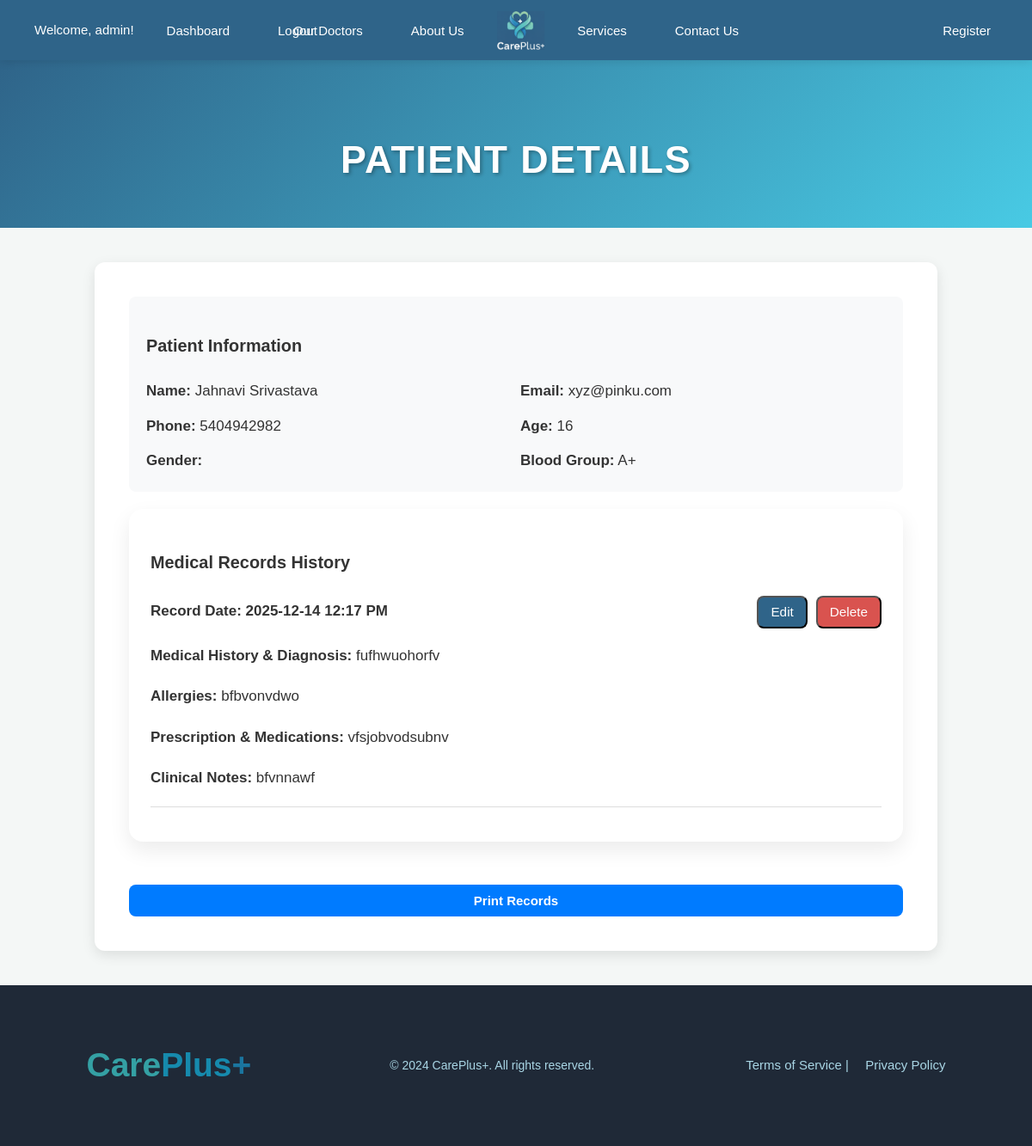
Screenshot of /admin-view-patient/1 (signed in) with the database file from the repository.
### app/models.py (models this page shows)
class Patient(UserMixin, db.Model):
    id = db.Column(db.Integer, primary_key=True)
    name = db.Column(db.String(150), nullable=False)
    email = db.Column(db.String(150), unique=True)
    phone = db.Column(db.String(20), nullable=False)
    age = db.Column(db.Integer)
    gender = db.Column(db.String(10))
    dob = db.Column(db.Date)
    address = db.Column(db.Text)
    blood_group = db.Column(db.String(5))
    emergency_contact_name = db.Column(db.String(150))
    emergency_contact_phone = db.Column(db.String(20))
    added_on = db.Column(db.DateTime, default=datetime.utcnow)
    password = db.Column(db.String(150), nullable=False)
    history = db.relationship('PatientHistory', backref='patient', cascade='all, delete-orphan', passive_deletes=True)
    appointments = db.relationship('Appointment', backref='patient', cascade='all, delete-orphan', passive_deletes=True)

class PatientHistory(db.Model):
    id = db.Column(db.Integer, primary_key=True)
    patient_id = db.Column(db.Integer, db.ForeignKey('patient.id', ondelete='CASCADE'), nullable=False)
    date_recorded = db.Column(db.DateTime, default=datetime.utcnow)
    medical_history = db.Column(db.Text)
    allergies = db.Column(db.Text)
    current_medications = db.Column(db.Text)
    notes = db.Column(db.Text)

### app/routes.py (the view)
    @app.route('/admin-view-patient/<int:patient_id>')
    def admin_view_patient(patient_id):
        if 'admin_id' not in session:
            return redirect(url_for('admin_login'))
        patient = Patient.query.get_or_404(patient_id)
        history = PatientHistory.query.filter_by(patient_id=patient_id).order_by(PatientHistory.date_recorded.desc()).all()
        return render_template('patient_profile_admin.html', patient=patient, history=history)

### templates/patient_profile_admin.html
{% extends "base.html" %}
{% block content %}
<div class="topic">
  <h1 style="text-align:center; margin-top:30px;">Patient Details</h1>
</div>
<div class="privacy-container">
  <div class="patient-info">
      <h3>Patient Information</h3>
      <div class="info-grid">
          <p><strong>Name:</strong> {{ patient.name }}</p>
          <p><strong>Email:</strong> {{ patient.email }}</p>
          <p><strong>Phone:</strong> {{ patient.phone }}</p>
          <p><strong>Age:</strong> {{ patient.age }}</p>
          <p><strong>Gender:</strong> {{ patient.gender }}</p>
          <p><strong>Blood Group:</strong> {{ patient.blood_group }}</p>
      </div>
  </div>
  <div class="record-box">
  <h3>Medical Records History</h3>
  {% if history %}
      {% for record in history %}
      <div class="history-record">
          <div class="record-header">
              <strong>Record Date: {{ record.date_recorded.strftime('%Y-%m-%d %I:%M %p') }}</strong>
              <div class="record-actions">
                  <a href="{{ url_for('edit_patient_record', record_id=record.id) }}">
                    <button class="btn-small">
                      Edit
                    </button>
                  </a>
                  <form method="POST" action="{{ url_for('delete_patient_record', record_id=record.id) }}" style="display:inline;">
                      <button type="submit" class="btn-small1">Delete</button>
                  </form>
              </div>
          </div>
          <div class="record-content">
              {% if record.medical_history %}
                  <p><strong>Medical History & Diagnosis:</strong> {{ record.medical_history }}</p>
              {% endif %}
              {% if record.allergies %}
                  <p><strong>Allergies:</strong> {{ record.allergies }}</p>
              {% endif %}
              {% if record.current_medications %}
                  <p><strong>Prescription & Medications:</strong> {{ record.current_medications }}</p>
              {% endif %}
              {% if record.notes %}
                  <p><strong>Clinical Notes:</strong> {{ record.notes }}</p>
              {% endif %}
          </div>
          <hr>
      </div>
      {% endfor %}
  {% else %}
      <p>No medical history records found.</p>
  {% endif %}
  </div>
    <button onclick="window.print()" class="btn-primary print-btn">Print Records</button>
</div>
{% endblock %}

### static/css/style.css (style rules this page uses)
body { font-family: 'Montserrat', sans-serif; margin: 0; padding: 0; background-color: #f4f7f6; color: #343a40; line-height: 1.6; }
.topic { background: linear-gradient(135deg, #2f6489 0%, #48cae4 100%); padding: 50px 0 35px 0; text-align: center; color: #ffffff; position: relative; overflow: hidden; }
.topic h1 { font-size: 2.8em; color: #ffffff; margin: 0 0 8px 0; font-weight: 900; letter-spacing: 1.5px; text-transform: uppercase; text-shadow: 2px 2px 4px rgba(0, 0, 0, 0.3); }
.privacy-container { max-width: 900px; margin: 40px auto; font-size: 17px; line-height: 1.8; color: #333; background-color: #ffffff; padding: 40px; border-radius: 12px; box-shadow: 0 5px 15px rgba(0,0,0,0.1); }
.btn-primary { width: 100%; padding: 16px; background-color: #2f6489; color: #ffffff; border: none; border-radius: 12px; font-size: 1.1em; font-weight: 700; cursor: pointer; transition: background-color 0.3s, transform 0.2s, box-shadow 0.2s; margin-top: 20px; }
.patient-info, .medical-history { background: #f8f9fa; padding: 20px; border-radius: 8px; margin-bottom: 20px; }
.info-grid { text-align: left; display: grid; grid-template-columns: 1fr 1fr; gap: 10px; }
.info-grid p { text-align: left; margin: 0; font-size: 1em; }
.history-record { margin-bottom: 15px; }
.history-record hr { margin: 15px 0; border: none; border-top: 1px solid #ddd; }
.record-header { display: flex; justify-content: space-between; align-items: center; margin-bottom: 10px; }
.record-actions { display: flex; gap: 10px; }
.btn-primary { padding: 12px 20px; background-color: #2f6489; color: white; border: none; border-radius: 10px; font-size: 1em; font-weight: 600; cursor: pointer; text-decoration: none; display: inline-block; transition: background 0.3s ease; }
.btn-small { padding: 8px 14px; background-color: #2f6489; color: white; border-radius: 8px; font-size: 0.9em; display: inline-block; text-decoration: none; }
.btn-small1 { padding: 8px 14px; background-color: #d9534f; color: white; border-radius: 8px; font-size: 0.9em; display: inline-block; text-decoration: none; }
.record-box { background: #ffffff; padding: 25px; border-radius: 16px; box-shadow: 0 10px 25px rgba(0,0,0,0.08); margin-bottom: 30px; }
.record-content p { text-align: left; }
.btn-primary, .btn-secondary { padding: 10px 18px; border-radius: 8px; border: none; cursor: pointer; font-size: 15px; font-weight: 600; transition: 0.3s ease; }
.btn-primary { background: #007bff; color: white; }

### rows the page displays
Patient: name "Jahnavi Srivastava", email "xyz@pinku.com", phone "5404942982", age "16", blood_group "A+"
PatientHistory: date_recorded "2025-12-14 12:17 PM", medical_history "fufhwuohorfv", allergies "bfbvonvdwo", current_medications "vfsjobvodsubnv", notes "bfvnnawf"

### other values shown
{{ session['admin_username'] }} "admin"
